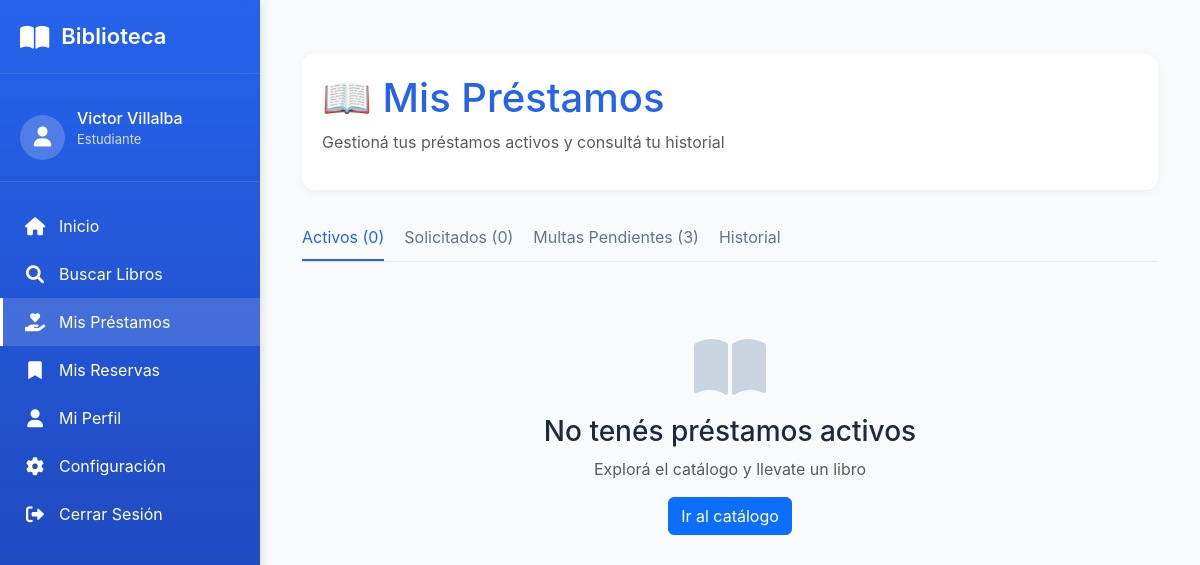
Page /mis-prestamos/ (signed in) on the earlier database version.
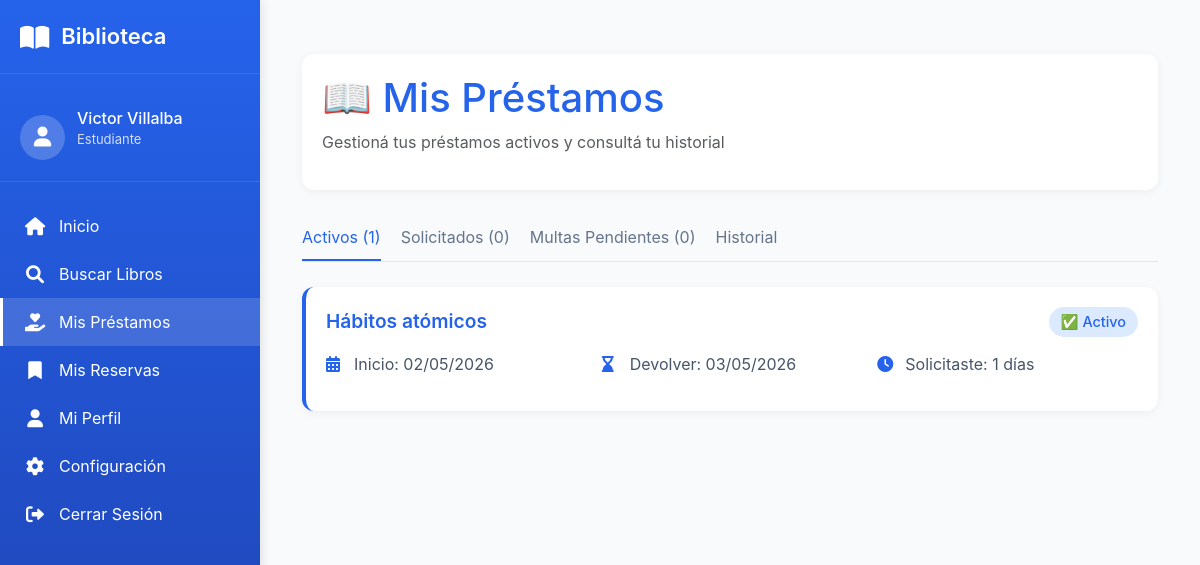
Same page on the later database version.
### prestamo/models.py (models this page shows, shortened)
class Prestamo(models.Model):
    ESTADO_PRESTAMO_CHOICES = [
        ('SOLICITADO', 'Solicitado'),
        ('ACTIVO', 'Activo'),
        ('VENCIDO', 'Vencido'),
        ('DEVUELTO', 'Devuelto'),
        ('EXTRAVIADO', 'Extraviado'),
        ('CANCELADA', 'Cancelada'),
    ]
    socio = models.ForeignKey(
        Socio,
        on_delete=models.PROTECT,
        related_name='prestamos',
        verbose_name="Socio"
    )
    ejemplar = models.ForeignKey(
        Ejemplar,
        on_delete=models.PROTECT,
        related_name='prestamos',
        verbose_name="Ejemplar"
    )
    dias_solicitados = models.IntegerField(
        verbose_name="Días solicitados",
        help_text="Cantidad de días que el usuario pidió el libro (1-5)",
        null=True,
        blank=True
    )
    fecha_prestamo = models.DateTimeField(
        auto_now_add=True,
        verbose_name="Fecha de préstamo"
    )
    fecha_vencimiento = models.DateField(
        verbose_name="Fecha de vencimiento"
    )
    fecha_devolucion_real = models.DateField(
        null=True,
        blank=True,
        verbose_name="Fecha de devolución real"
    )
    estado = models.CharField(
        max_length=20,
        choices=ESTADO_PRESTAMO_CHOICES,
        default='ACTIVO',
        verbose_name="Estado"
    )
    observaciones = models.TextField(
        blank=True,
        null=True,
        verbose_name="Observaciones"
    )
    class Meta:
        verbose_name = "Préstamo"
        verbose_name_plural = "Préstamos"
        ordering = ['-fecha_prestamo']
        indexes = [
            models.Index(fields=['estado']),
            models.Index(fields=['fecha_vencimiento']),
        ]

### catalogo/models.py (models this page shows, shortened)
class Ejemplar(models.Model):
    ESTADO_FISICO_CHOICES = [
        ('BUENO', 'Bueno'),
        ('REGULAR', 'Regular'),
        ('MALO', 'Malo'),
        ('DANADO', 'Dañado'),
        ('PERDIDO', 'Perdido'),
    ]
    DISPONIBILIDAD_CHOICES = [
        ('DISPONIBLE', 'Disponible'),
        ('PRESTADO', 'Prestado'),
        ('RESERVADO', 'Reservado'),
        ('EN_REPARACION', 'En reparación'),
    ]
    libro = models.ForeignKey(
        'Libro',
        on_delete=models.PROTECT,
        related_name='ejemplares',
        verbose_name="Libro",
        db_column='isbn_libro'
    )
    codigo_inventario = models.CharField(
        max_length=50,
        unique=True,
        verbose_name="Código de inventario"
    )
    estado_fisico = models.CharField(
        max_length=20,
        choices=ESTADO_FISICO_CHOICES,
        default='BUENO',
        verbose_name="Estado físico"
    )
    disponibilidad = models.CharField(
        max_length=20,
        choices=DISPONIBILIDAD_CHOICES,
        default='DISPONIBLE',
        verbose_name="Disponibilidad"
    )
    ubicacion = models.CharField(
        max_length=100,
        blank=True,
        null=True,
        verbose_name="Ubicación física",
        help_text="Ej: Estante A3, Sección 5, Sala 2, etc."
    )
    class Meta:
        db_table = 'Ejemplar'
        verbose_name = "Ejemplar"
        verbose_name_plural = "Ejemplares"
        indexes = [
            models.Index(fields=['codigo_inventario']),
            models.Index(fields=['disponibilidad']),
        ]

class Libro(models.Model):
    activo = models.BooleanField(default=True, verbose_name="Activo")
    """Libros del catálogo"""
    isbn = models.CharField(
        max_length=20,
        unique=True,
        verbose_name="ISBN"
    )
    titulo = models.CharField(
        max_length=200,
        verbose_name="Título"
    )
    anio_publicacion = models.IntegerField(
        blank=True,
        null=True,
        verbose_name="Año de publicación"
    )
    descripcion = models.TextField(
        blank=True,
        null=True,
        verbose_name="Descripción / Sinopsis",
        help_text="Breve descripción o sinopsis del libro"
    )
    editorial = models.ForeignKey(
        Editorial,
        on_delete=models.PROTECT,
        verbose_name="Editorial"
    )
    categoria = models.ForeignKey(
        Categoria,
        on_delete=models.PROTECT,
        verbose_name="Categoría"
    )
    autores = models.ManyToManyField(
        Autor,
        through='LibroAutor',
        verbose_name="Autores"
    )
    imagen = models.ImageField(
        upload_to='libros/',
        blank=True,
        null=True,
        verbose_name="Imagen de tapa"
    )
    cantidad_total = models.IntegerField(
        default=0,
        verbose_name="Total de ejemplares"
    )
    inventario_disponible = models.IntegerField(
        default=0,
        verbose_name="Ejemplares disponibles"
    )
    class Meta:
        verbose_name = "Libro"
        verbose_name_plural = "Libros"

### prestamo/views.py (the view)
# urls.py: path('mis-prestamos/', views.mis_prestamos, name='mis_prestamos'),
@login_required
def mis_prestamos(request):
    prestamos = Prestamo.objects.filter(
        socio=request.user.socio
    ).select_related('ejemplar__libro').order_by('-fecha_prestamo')
    prestamos_activos = prestamos.filter(estado='ACTIVO')
    prestamos_solicitados = prestamos.filter(estado='SOLICITADO')
    historial = prestamos.filter(estado__in=['DEVUELTO', 'EXTRAVIADO'])
    multas_pendientes = Multa.objects.filter(
        prestamo__socio=request.user.socio,
        estado='PENDIENTE'
    ).select_related('prestamo__ejemplar__libro')
    context = {
        'activos': prestamos_activos,
        'solicitados': prestamos_solicitados,
        'historial': historial,
        'multas_pendientes': multas_pendientes,  # ← Agrega esta línea
        'hoy': date.today(),
    }
    return render(request, 'prestamo/mis_prestamos.html', context)

### templates/prestamo/mis_prestamos.html (shortened to what this page needs)
{% extends 'base/menu_usuario.html' %}
{% load static %}
{% block main_content %}
<div class="container py-4">
    <div class="prestamos-header">
        <h1 style="color: var(--primary-blue);">📖 Mis Préstamos</h1>
        <p class="text-muted">Gestioná tus préstamos activos y consultá tu historial</p>
    </div>
    <div class="tab-prestamos">
        <div class="tab-item active" onclick="cambiarTab('activos')">Activos ({{ activos|length }})</div>
        <div class="tab-item" onclick="cambiarTab('solicitados')">Solicitados ({{ solicitados|length }})</div>
        <div class="tab-item" onclick="cambiarTab('multas')">Multas Pendientes ({{ multas_pendientes|length }})</div>
        <div class="tab-item" onclick="cambiarTab('historial')">Historial</div>
    </div>
    <div id="prestamos-activos">
        {% for prestamo in activos %}
            <div class="prestamo-card {% if prestamo.fecha_vencimiento < hoy %}vencido{% endif %}">
                <div class="prestamo-header">
                    <span class="prestamo-titulo">{{ prestamo.ejemplar.libro.titulo }}</span>
                    <span class="estado-badge estado-activo">
                        {% if prestamo.fecha_vencimiento < hoy %}
                            ⚠️ Vencido
                        {% else %}
                            ✅ Activo
                        {% endif %}
                    </span>
                </div>
                <div class="prestamo-detalles">
                    <div class="detalle-item">
                        <i class="fas fa-calendar-alt"></i>
                        <span>Inicio: {{ prestamo.fecha_prestamo|date:"d/m/Y" }}</span>
                    </div>
                    <div class="detalle-item">
                        <i class="fas fa-hourglass-end"></i>
                        <span>Devolver: {{ prestamo.fecha_vencimiento|date:"d/m/Y" }}</span>
                    </div>
                    <div class="detalle-item">
                        <i class="fas fa-clock"></i>
                        <span>Solicitaste: {{ prestamo.dias_solicitados }} días</span>
                    </div>
                </div>
            </div>
        {% empty %}
            <div class="text-center py-5">
                <i class="fas fa-book-open" style="font-size: 4rem; color: #cbd5e1;"></i>
                <h3 class="mt-3">No tenés préstamos activos</h3>
                <p class="text-muted">Explorá el catálogo y llevate un libro</p>
                <a href="{% url 'catalogo_lista' %}" class="btn btn-primary">Ir al catálogo</a>
            </div>
        {% endfor %}
    </div>
</div>
{% endblock %}

Differences in the rows shown:
added Prestamo: ejemplar.libro.titulo "Hábitos atómicos", shows "✅ Activo", fecha_prestamo "02/05/2026", fecha_vencimiento "03/05/2026", dias_solicitados "1"
Other differences:
{{ activos|length }}: "0" → "1"
{{ multas_pendientes|length }}: "3" → "0"
text no longer shown: "No tenés préstamos activos Explorá el catálogo y llevate un libro Ir al catálogo"
